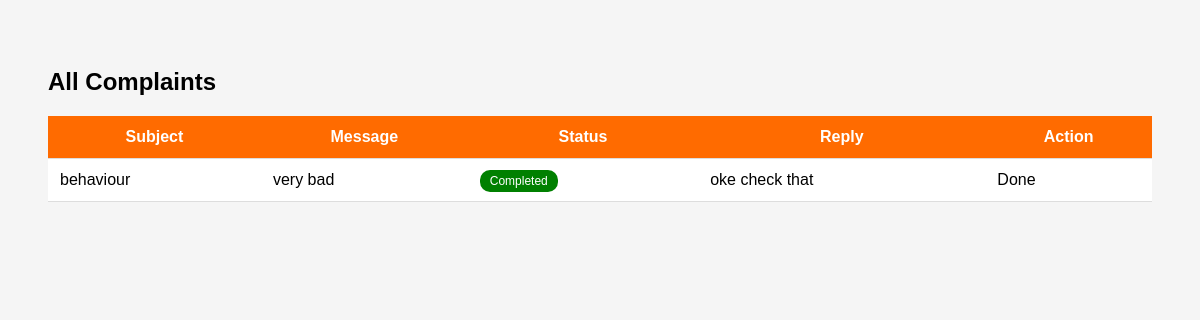
Page /admincomplaint/ on the committed database.
### enteapp/models.py (models this page shows, shortened)
class Complaint(models.Model):
    STATUS = (
        ('Pending', 'Pending'),
        ('Completed', 'Completed'),
    )
    LOGIN = models.ForeignKey(Login, on_delete=models.CASCADE)
    subject = models.CharField(max_length=200)
    message = models.TextField()
    reply = models.TextField(blank=True, null=True)
    status = models.CharField(max_length=20, choices=STATUS, default='Pending')
    created_at = models.DateTimeField(auto_now_add=True)

### enteapp/views.py (the view, shortened to what this page needs)
# urls.py: path('admincomplaint/',views.admincomplaints,name='admincomplaint'),
def admincomplaints(request):
    complaints = Complaint.objects.all().order_by('-created_at')
    return render(request, 'admincomplaint.html', {'complaints': complaints})

### templates/admincomplaint.html (shortened to what this page needs)
<!DOCTYPE html>
<html>
<head>
</head>
<body>
<h2>All Complaints</h2>
<table>
<tr>
<th>Subject</th>
<th>Message</th>
<th>Status</th>
<th>Reply</th>
<th>Action</th>
</tr>
{% for c in complaints %}
<tr>
<td>{{c.subject}}</td>
<td>{{c.message}}</td>
<td>
{% if c.status == "Pending" %}
<span class="pending">Pending</span>
{% else %}
<span class="completed">Completed</span>
{% endif %}
</td>
<td>{{c.reply}}</td>
<td>
{% if c.status == "Pending" %}
<form method="post">
{% csrf_token %}
<input type="hidden" name="cid" value="{{c.id}}">
<textarea name="reply" placeholder="Write reply..." required></textarea>
<button type="submit">Mark Completed</button>
</form>
{% else %}
Done
{% endif %}
</td>
</tr>
{% endfor %}
</table>
</body>
</html>

### templates/admincomplaint.html (style rules this page uses)
body { font-family:Arial; background:#f5f5f5; padding:40px; }
table { width:100%; border-collapse:collapse; background:white; }
th,td { padding:12px; border-bottom:1px solid #ddd; }
th { background:#ff6b00; color:white; }
.completed { background:green; color:white; padding:4px 10px; border-radius:10px; font-size:12px; }

### rows in the picture
Complaint: subject "behaviour", message "very bad", status "Completed", reply "oke check that"
